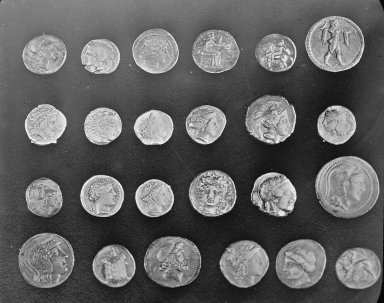
#> input picture skimage.data.coins(), 384 x 303 px
$ jupyter execute --allow-errors 00_images_are_arrays.ipynb   (shell and % lines are left out)   (older library calls are emulated)
#> lines starting #> are read from the running program, lines starting #| are printed output that depends on the picture; after the words box and inside, x2 and y2 are one past the last pixel; in counts of white or black regions, pixels touching at a corner belong together; long printed decimals are rounded
[cell 1]
import skimage

# Images are numpy arrays

Images are represented in ``scikit-image`` using standard ``numpy`` arrays.  This allows maximum inter-operability with other libraries in the scientific Python ecosystem, such as ``matplotlib`` and ``scipy``.

Let's see how to build a grayscale image as a 2D array:

[cell 2]
import numpy as np
from matplotlib import pyplot as plt

random_image = np.random.random([500, 500])

plt.imshow(random_image, cmap='gray', interpolation='nearest');

The same holds for "real-world" images:

[cell 3]
from skimage import data

coins = data.coins()
#> coins is the input picture: shape (303, 384); min 1, max 252, mean 96.9

print(type(coins), coins.dtype, coins.shape)
#| <class 'numpy.ndarray'> uint8 (303, 384)
plt.imshow(coins, cmap='gray', interpolation='nearest');

A color image is a 3D array, where the last dimension has size 3 and represents the red, green, and blue channels:

[cell 4]
cat = data.chelsea()
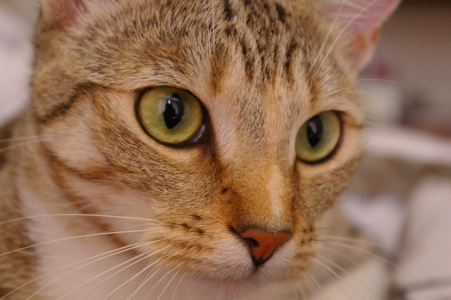
#> input picture skimage.data.chelsea(), 451 x 300 px
#> cat is the input picture: shape (300, 451, 3); mean R, G, B 147.7, 111.4, 86.8
print("Shape:", cat.shape)
#| Shape: (300, 451, 3)
print("Values min/max:", cat.min(), cat.max())
#| Values min/max: 0 231

plt.imshow(cat, interpolation='nearest');

These are *just numpy arrays*. Making a red square is easy using just array slicing and manipulation:

[cell 5]
cat[10:110, 10:110, :] = [255, 0, 0]  # [red, green, blue]
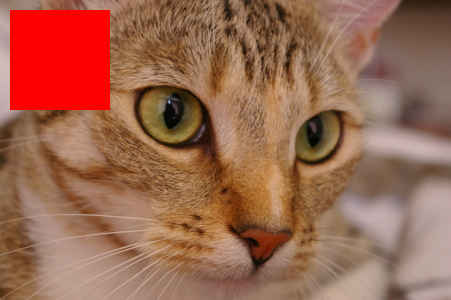
#> cat: shape (300, 451, 3); 7.39% of pixels changed, all inside (x1, y1, x2, y2) = (10, 10, 110, 110)
plt.imshow(cat);

Images can also include transparent regions by adding a 4th dimension, called an *alpha layer*.

### Other shapes, and their meanings

|Image type|Coordinates|
|:---|:---|
|2D grayscale|(row, column)|
|2D multichannel|(row, column, channel)|
|3D grayscale|(plane, row, column)|
|3D multichannel|(plane, row, column, channel)|

## Displaying images using matplotlib

[cell 6]
from skimage import data

img0 = data.chelsea()
img1 = data.rocket()
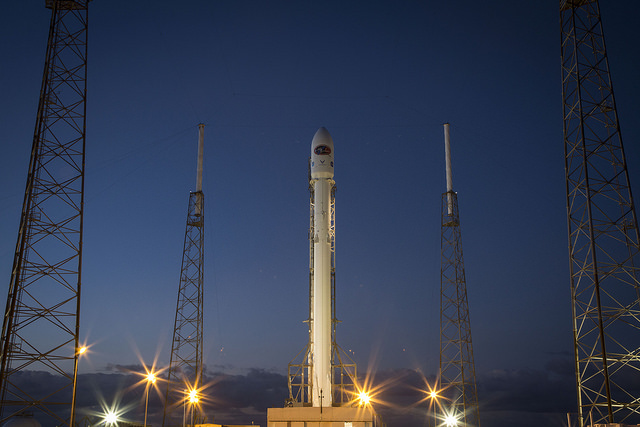
#> input picture skimage.data.rocket(), 640 x 427 px
#> img1 is the input picture: shape (427, 640, 3); mean R, G, B 52.3, 61.3, 82.3

[cell 7]
import matplotlib.pyplot as plt

f, (ax0, ax1) = plt.subplots(1, 2, figsize=(20, 10))

ax0.imshow(img0)
ax0.set_title('Cameraman')

ax1.imshow(img1)
ax1.set_title('Rocket')
ax1.set_xlabel(r'Launching position $\alpha=320$')

ax1.vlines([202], 0, img1.shape[0], color='red', label='Side tower position')
ax1.plot([168, 190], [400, 200], color='white', linestyle='--', label='Side angle')

ax1.legend();

For more on plotting, see the [Matplotlib documentation](https://matplotlib.org/gallery/index.html#images-contours-and-fields) and [pyplot API](https://matplotlib.org/api/pyplot_summary.html).

## Data types and image values

In literature, one finds different conventions for representing image values:

```
  0 - 255   where  0 is black, 255 is white
  0 - 1     where  0 is black, 1 is white
```

``scikit-image`` supports both conventions--the choice is determined by the
data-type of the array.

E.g., here, I generate two valid images:

[cell 8]
linear0 = np.linspace(0, 1, 2500).reshape((50, 50))
linear1 = np.linspace(0, 255, 2500).reshape((50, 50)).astype(np.uint8)

print("Linear0:", linear0.dtype, linear0.min(), linear0.max())
print("Linear1:", linear1.dtype, linear1.min(), linear1.max())

fig, (ax0, ax1) = plt.subplots(1, 2)
ax0.imshow(linear0, cmap='gray')
ax1.imshow(linear1, cmap='gray');

The library is designed in such a way that any data-type is allowed as input,
as long as the range is correct (0-1 for floating point images, 0-255 for unsigned bytes,
0-65535 for unsigned 16-bit integers).

This is achieved through the use of a few utility functions, such as ``img_as_float`` and ``img_as_ubyte``:

[cell 9]
from skimage import img_as_float, img_as_ubyte

image = data.chelsea()

image_float = img_as_float(image)
image_ubyte = img_as_ubyte(image)

print("type, min, max:", image_float.dtype, image_float.min(), image_float.max())
#| type, min, max: float64 0.0 0.9059
print("type, min, max:", image_ubyte.dtype, image_ubyte.min(), image_ubyte.max())
#| type, min, max: uint8 0 231

print("231/255 =", 231/255.)

Your code would then typically look like this:

```python
def my_function(any_image):
   float_image = img_as_float(any_image)
   # Proceed, knowing image is in [0, 1]
```

We recommend using the floating point representation, given that
``scikit-image`` mostly uses that format internally.

## Image I/O

Mostly, we won't be using input images from the scikit-image example data sets.  Those images are typically stored in JPEG or PNG format.  Since scikit-image operates on NumPy arrays, *any* image reader library that provides arrays will do.  Options include matplotlib, pillow, imageio, imread, etc.

scikit-image conveniently wraps many of these in the `io` submodule, and will use whatever option is available:

[cell 10]
from skimage import io

image = io.imread('../images/balloon.jpg')
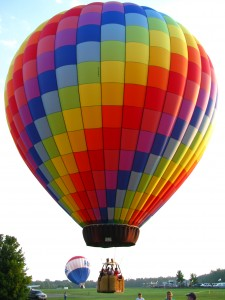
#> input picture skimage-tutorials-master/images/balloon.jpg, 225 x 300 px
#> image is the input picture: shape (300, 225, 3); mean R, G, B 170.1, 140.5, 129.3

print(type(image))
#| <class 'numpy.ndarray'>
print(image.dtype)
#| uint8
print(image.min(), image.max())
#| 0 255
plt.imshow(image);

We also have the ability to load multiple images, or multi-layer TIFF images:

[cell 11]
ic = io.ImageCollection('../images/*.png:../images/*.jpg')
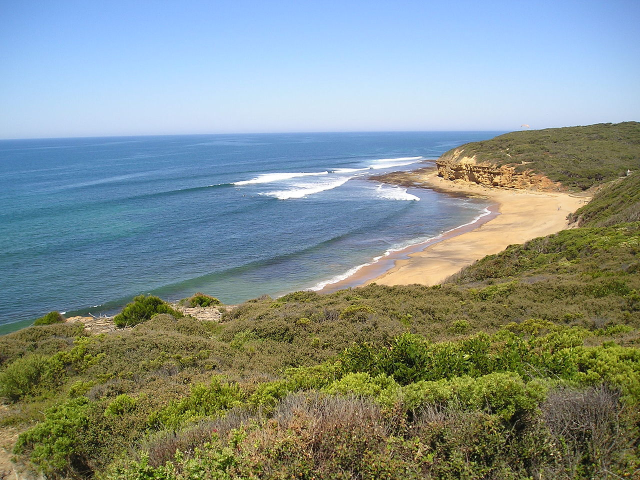
#> input picture skimage-tutorials-master/images/Bells-Beach.jpg, 1280 x 960 px (shown at 1/2 size)
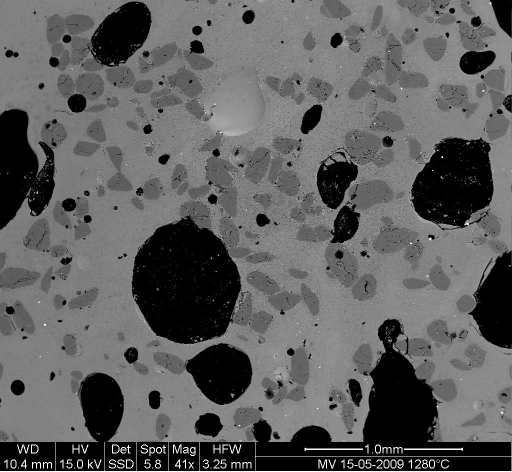
#> input picture skimage-tutorials-master/images/bubbles.jpg, 1024 x 943 px (shown at 1/2 size)
#> ic = 3 items

print('Type:', type(ic))
#| Type: <class 'list'>

#> (the rest of this cell did not finish here and is left out)

[cell 12]
f, axes = plt.subplots(nrows=2, ncols=len(ic) // 2, figsize=(20, 3))

#> (the rest of this cell did not finish here and is left out)

## <span class="exercize">Exercise: draw the letter H</span>

Define a function that takes as input an RGB image and a pair of coordinates (row, column), and returns the image (optionally a copy) with green letter H overlaid at those coordinates. The coordinates should point to the top-left corner of the H.

The arms and strut of the H should have a width of 3 pixels, and the H itself should have a height of 24 pixels and width of 20 pixels.

Start with the following template:

[cell 13]
def draw_H(image, coords, color=(0, 255, 0), in_place=False):
    if in_place:
        out = image
    else:
        out = image.copy()

    # your code goes here

    return out

Test your function like so:

[cell 14]
cat = data.chelsea()
cat_H = draw_H(cat, (50, -50))
plt.imshow(cat_H);

## <span class="exercize">Exercise: RGB intensity plot</span>

Plot the intensity of each channel of the image along a given row.
Start with the following template:

[cell 15]
def plot_intensity(image, row):
    # Fill in the three lines below
    red_values = ...
    green_values = ...
    blue_values = ...

    plt.figure()
    plt.plot(red_values)
    plt.plot(green_values)
    plt.plot(blue_values)

    pass

Test your function here:

#> (a cell that did not finish here is left out)

## Exercise: Convert to black and white

The *relative luminance* of an image is the intensity of light coming from each point. Different colors contribute differently to the luminance: it's very hard to have a bright, pure blue, for example. So, starting from an RGB image, the luminance is given by:

$$
Y = 0.2126R + 0.7152G + 0.0722B
$$

Use Python 3.5's matrix multiplication, `@`, to convert an RGB image to a grayscale luminance image.

Compare your results to that obtained with `skimage.color.rgb2gray`.

## A note on colormaps

If we plot a gray-scale image using the default colormap, "jet", and a gray-scale color
map, "gray", you can easily see the difference:

[cell 17]
fig, (ax_jet, ax_gray) = plt.subplots(1, 2, figsize=(10, 5))

ax_jet.imshow(image, cmap='jet')
ax_gray.imshow(image, cmap='gray');

We can get a better idea of the ill effects by zooming into the man's face.

[cell 18]
face = image[80:160, 200:280]
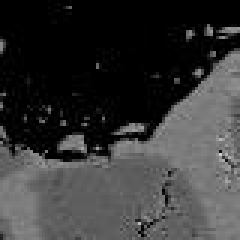
#> face: shape (80, 80) (shown 3 times larger); min 0, max 206, mean 54.8
fig, (ax_jet, ax_gray) = plt.subplots(ncols=2)
ax_jet.imshow(face, cmap='jet')
ax_gray.imshow(face, cmap='gray');

Notice how the face looks distorted and splotchy with the "jet" colormap. Also, this colormap distorts the concepts of light and dark, and there are artificial boundaries created by the different color hues. Is that a beauty mark on the man's upper lip? No, it's just an artifact of this ridiculous colormap.

Here's another example:

[cell 19]
X, Y = np.ogrid[-5:5:0.1, -5:5:0.1]
R = np.exp(-(X**2 + Y**2) / 15)

fig, (ax_jet, ax_gray) = plt.subplots(1, 2)
ax_jet.imshow(R, cmap='jet')
ax_gray.imshow(R, cmap='gray');
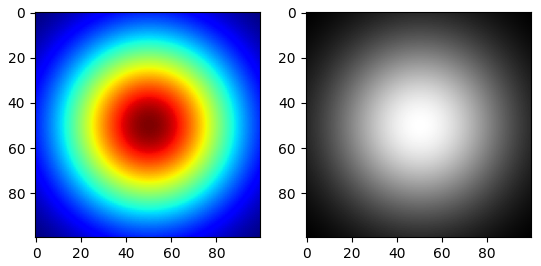
#> figure drawn by matplotlib, 2 panels

Woah!  See all those non-existing contours?

You can set both the method of interpolation and colormap used  explicitly in the ``imshow`` command:

[cell 20]
plt.imshow(R, cmap='gray', interpolation='nearest');
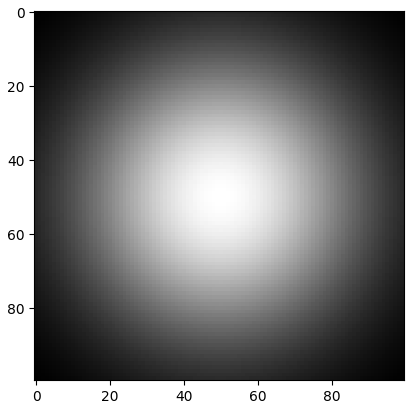
#> figure drawn by matplotlib, 1 panel

Otherwise, you can add the following setting at the top of any script
to change the default colormap:

[cell 21]
plt.rcParams['image.cmap'] = 'gray'

Don't worry: color images are unaffected by this change.

In addition, we'll set the interpolation to 'nearest neighborhood' so that it's easier to distinguish individual pixels in your image (the default is 'bicubic'--see the exploration below).

[cell 22]
plt.rcParams['image.interpolation'] = 'nearest'

For reference, let's look at the images above using Matplotlib's new 'viridis' and 'magma' colormaps (requires matplotlib >= 1.5).

[cell 23]
fig, axes = plt.subplots(2, 2, figsize=(10, 10))

axes[0, 0].imshow(R, cmap='jet')
axes[0, 1].imshow(R, cmap='viridis')
axes[1, 0].imshow(R, cmap='magma')
axes[1, 1].imshow(R, cmap='gray');
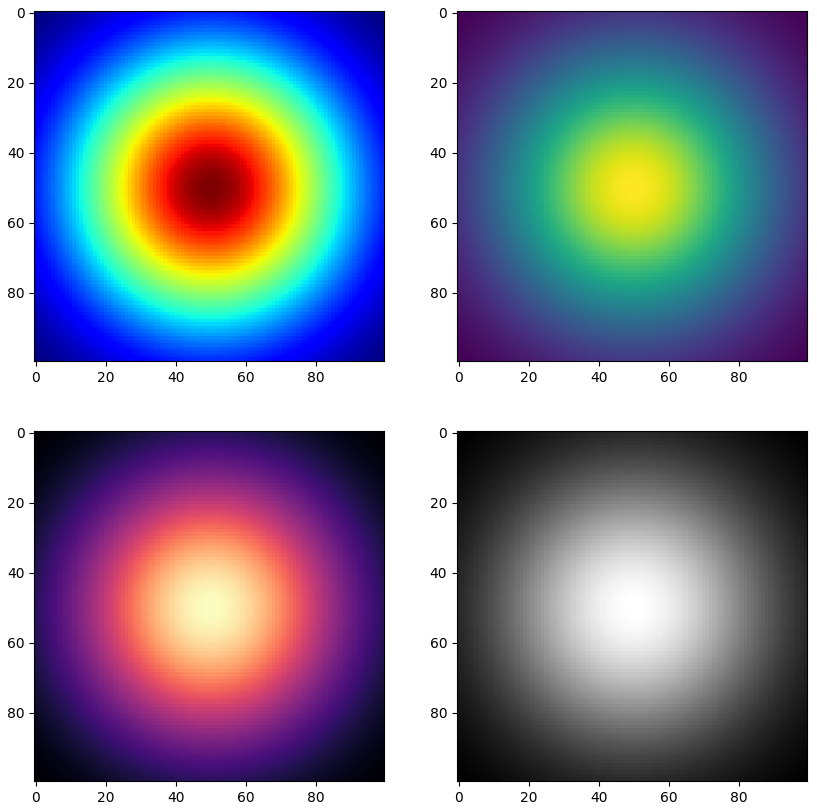
#> figure drawn by matplotlib, 4 panels
#> the sliders are set to image = <module 'IPython.html.widgets., cmap = Accent, reverse_cmap = False, interpolation = nearest
